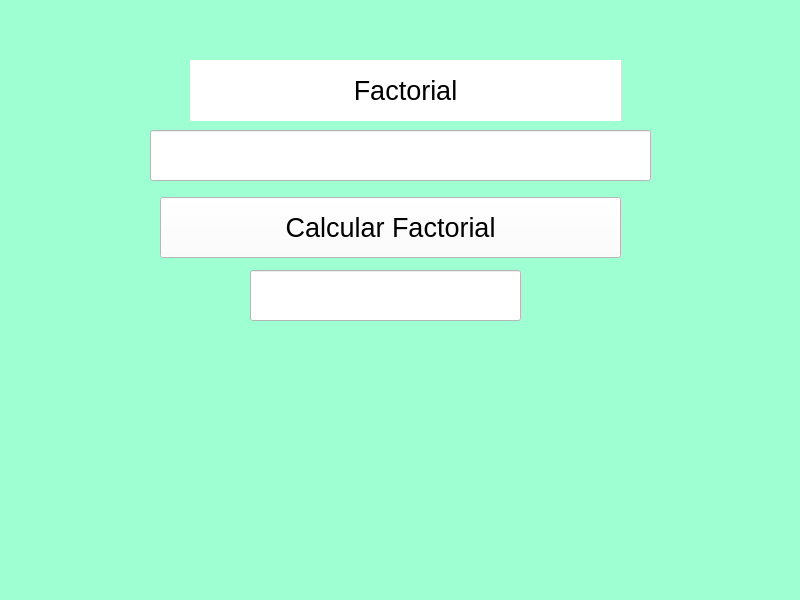
<?xml version="1.0" encoding="UTF-8"?>
<ui version="4.0">
 <class>MainWindow</class>
 <widget class="QMainWindow" name="MainWindow">
  <property name="geometry">
   <rect>
    <x>0</x>
    <y>0</y>
    <width>800</width>
    <height>600</height>
   </rect>
  </property>
  <property name="windowTitle">
   <string>MainWindow</string>
  </property>
  <property name="styleSheet">
   <string notr="true">background-color: rgb(157, 255, 210);</string>
  </property>
  <widget class="QWidget" name="centralwidget">
   <widget class="QLineEdit" name="txt_numero">
    <property name="geometry">
     <rect>
      <x>150</x>
      <y>130</y>
      <width>501</width>
      <height>51</height>
     </rect>
    </property>
    <property name="font">
     <font>
      <pointsize>18</pointsize>
     </font>
    </property>
    <property name="styleSheet">
     <string notr="true">background-color: rgb(255, 255, 255);</string>
    </property>
    <property name="alignment">
     <set>Qt::AlignCenter</set>
    </property>
   </widget>
   <widget class="QPushButton" name="btn_calcular">
    <property name="geometry">
     <rect>
      <x>160</x>
      <y>197</y>
      <width>461</width>
      <height>61</height>
     </rect>
    </property>
    <property name="font">
     <font>
      <pointsize>20</pointsize>
     </font>
    </property>
    <property name="styleSheet">
     <string notr="true">background-color: rgb(255, 255, 255);
border-color: rgb(0, 0, 0);</string>
    </property>
    <property name="text">
     <string>Calcular Factorial</string>
    </property>
   </widget>
   <widget class="QLineEdit" name="txt_resultado">
    <property name="geometry">
     <rect>
      <x>250</x>
      <y>270</y>
      <width>271</width>
      <height>51</height>
     </rect>
    </property>
    <property name="font">
     <font>
      <pointsize>30</pointsize>
     </font>
    </property>
    <property name="styleSheet">
     <string notr="true">background-color: rgb(255, 255, 255);</string>
    </property>
    <property name="alignment">
     <set>Qt::AlignCenter</set>
    </property>
   </widget>
   <widget class="QLabel" name="label">
    <property name="geometry">
     <rect>
      <x>190</x>
      <y>60</y>
      <width>431</width>
      <height>61</height>
     </rect>
    </property>
    <property name="font">
     <font>
      <pointsize>20</pointsize>
     </font>
    </property>
    <property name="styleSheet">
     <string notr="true">background-color: rgb(255, 255, 255);</string>
    </property>
    <property name="text">
     <string>Factorial</string>
    </property>
    <property name="alignment">
     <set>Qt::AlignCenter</set>
    </property>
   </widget>
  </widget>
  <widget class="QMenuBar" name="menubar">
   <property name="geometry">
    <rect>
     <x>0</x>
     <y>0</y>
     <width>800</width>
     <height>26</height>
    </rect>
   </property>
  </widget>
  <widget class="QStatusBar" name="statusbar"/>
 </widget>
 <resources/>
 <connections/>
</ui>
